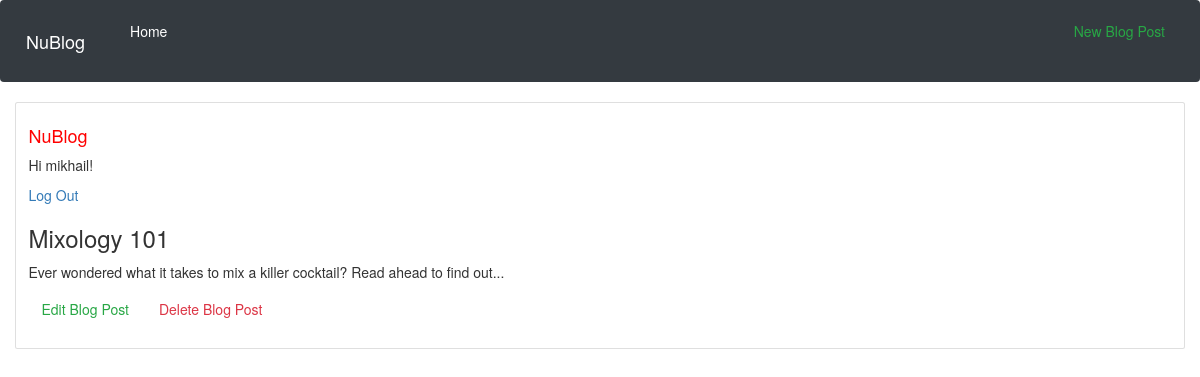
Page /post/2/ (signed in) on the committed database.
### blog/models.py (models this page shows, shortened)
class Post(models.Model):
    title = models.CharField(max_length=200)
    author = models.ForeignKey('auth.User',on_delete=models.CASCADE,)
    body = models.TextField()

### blog/views.py (the view)
# urls.py: path('post/<int:pk>/', BlogDetailView.as_view(), name='post_detail'),
class BlogDetailView(DetailView):
    model = Post
    template_name = 'post_detail.html'

### blog/templates/post_detail.html
{% extends 'base.html' %}
{% block content %}
<div class="post-entry">
<h3>{{ post.title }}</h3>
<p>{{ post.body }}</p>
</div>
<a href="{% url 'post_edit' post.pk %}"><button class="btn btn-outline-success my-2 my-sm-0" type="button">Edit Blog Post</button></a>
<a href="{% url 'post_delete' post.pk %}"><button class="btn btn-outline-danger my-2 my-sm-0" type="button">Delete Blog Post</button></a>
{% endblock content %}

### blog/templates/base.html (shortened to what this page needs)
{% load static %}
<html>
    <head>
        <link href="{% static 'css/base.css' %}" rel="stylesheet">
        <link href="{% static 'css/bootstrap.css' %}" rel="stylesheet">
        <link rel="stylesheet" href="https://cdnjs.cloudflare.com/ajax/libs/twitter-bootstrap/3.3.7/css/bootstrap.min.css">
        <link rel="stylesheet" href="https://cdnjs.cloudflare.com/ajax/libs/font-awesome/4.7.0/css/font-awesome.min.css">
        </head>
        <body>
            <nav class="navbar navbar-expand-sm navbar-dark bg-dark">
                <a class="navbar-brand" href="{% url 'home' %}">NuBlog</a>
                <div class="collapse navbar-collapse" id="collapsibleNavId">
                    <ul class="navbar-nav mr-auto mt-2 mt-lg-0">
                        <li class="nav-item active">
                            <a class="nav-link" href="{% url 'home' %}">Home <span class="sr-only">(current)</span></a>
                        </li>
                      </ul>
                    <div class="navbar navbar-right">
                        <a href="{% url 'post_new' %}"><button class="btn btn-outline-success my-2 my-sm-0" type="button">New Blog Post</button></a>
                        </div>
                </div>
            </nav>
                <div class="container-fluid">
                    <div class="row">
                        <div class="col-lg col-md col-sm col-xs">
<div class="card">
    <div class="card-body">
        <h4 class="card-title"><a href="{% url 'home' %}" class="nulink">NuBlog</a></h4>
        <p class="card-text">
            {% if user.is_authenticated %}
            <p>Hi {{ user.username }}!</p>
            <p><a href="{% url 'logout' %}">Log Out</a></p>
            {% else %}
            <p>You are not logged in.</p>
            <a href="{% url 'login' %}">Log In</a>
            {% endif %}
            {% block content %}
            {% endblock content %}
        </p>
    </div>
</div>
                        </div>
                    </div>
                </div>
    </body>
</html>

### static/css/base.css (style rules this page uses)
.nulink { color:red; }

### rows in the picture
Post: title "Mixology 101", body "Ever wondered what it takes to mix a killer cocktail? Read ahead to find out..."

### other values in the picture
{{ user.username }} "mikhail"
